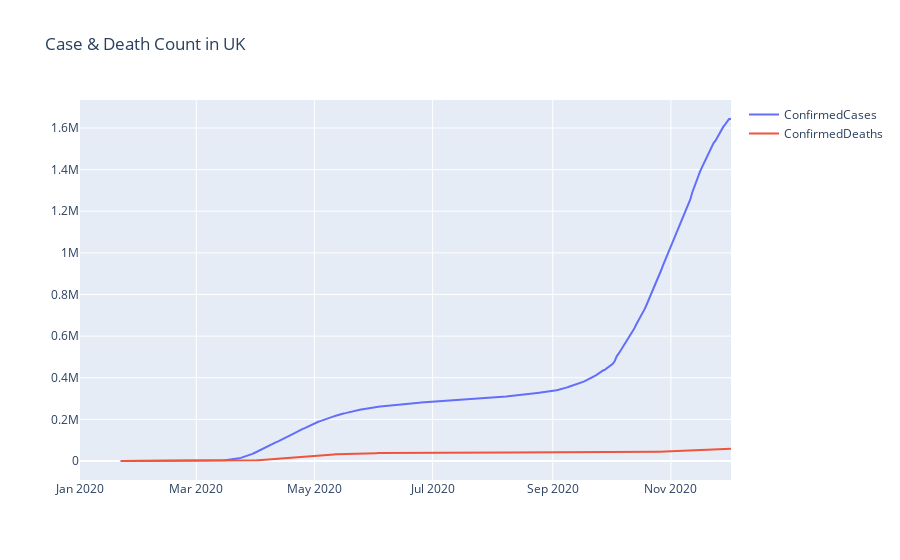

Notebook cell for this chart:
### Markdown cell above
## Visualizing in Plotly

### Code cell
fig = go.Figure()
for col in uk_df[['ConfirmedCases', 'ConfirmedDeaths']]:
    fig.add_trace(go.Scatter(x=uk_df.index, y=uk_df[col], name=col))
    
fig.update_layout(title="Case & Death Count in UK")

### Figure 1 — Plotly figure (JSON) as saved in the notebook; plotly's stock layout.template omitted (floating-point values rounded to 4 significant figures; data arrays with more than 128 entries replaced by an {"elided": "..."} marker saying what was removed)
{"data": [{"name": "ConfirmedCases", "type": "scatter", "x": {"elided": "337 str values"}, "y": {"elided": "337 int values"}}, {"name": "ConfirmedDeaths", "type": "scatter", "x": {"elided": "337 str values"}, "y": {"elided": "337 int values"}}], "layout": {"title": {"text": "Case & Death Count in UK"}}}
